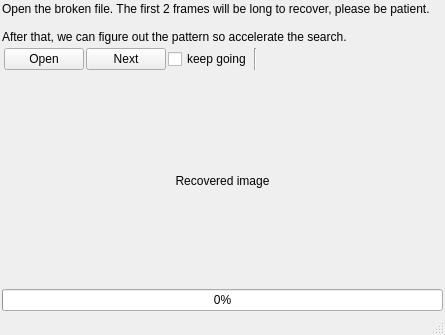
<?xml version="1.0" encoding="UTF-8"?>
<ui version="4.0">
 <class>RecoverMainWindow</class>
 <widget class="QMainWindow" name="RecoverMainWindow">
  <property name="geometry">
   <rect>
    <x>0</x>
    <y>0</y>
    <width>445</width>
    <height>335</height>
   </rect>
  </property>
  <property name="windowTitle">
   <string>Recover JPG from broken MJPEG movie</string>
  </property>
  <widget class="QWidget" name="centralWidget">
   <layout class="QVBoxLayout" name="verticalLayout">
    <property name="spacing">
     <number>2</number>
    </property>
    <property name="leftMargin">
     <number>2</number>
    </property>
    <property name="topMargin">
     <number>2</number>
    </property>
    <property name="rightMargin">
     <number>2</number>
    </property>
    <property name="bottomMargin">
     <number>2</number>
    </property>
    <item>
     <widget class="QLabel" name="helperLabel">
      <property name="text">
       <string>Open the broken file. The first 2 frames will be long to recover, please be patient. 

After that, we can figure out the pattern so accelerate the search.</string>
      </property>
      <property name="wordWrap">
       <bool>true</bool>
      </property>
     </widget>
    </item>
    <item>
     <widget class="QWidget" name="widget" native="true">
      <layout class="QHBoxLayout" name="horizontalLayout">
       <property name="spacing">
        <number>2</number>
       </property>
       <property name="leftMargin">
        <number>2</number>
       </property>
       <property name="topMargin">
        <number>2</number>
       </property>
       <property name="rightMargin">
        <number>2</number>
       </property>
       <property name="bottomMargin">
        <number>2</number>
       </property>
       <item>
        <widget class="QPushButton" name="openButton">
         <property name="text">
          <string>Open</string>
         </property>
        </widget>
       </item>
       <item>
        <widget class="QPushButton" name="stepButton">
         <property name="toolTip">
          <string>Find next image</string>
         </property>
         <property name="text">
          <string>Next</string>
         </property>
        </widget>
       </item>
       <item>
        <widget class="QCheckBox" name="goOnCheckBox">
         <property name="toolTip">
          <string>At each image found, search for next until the end of file</string>
         </property>
         <property name="text">
          <string>keep going</string>
         </property>
        </widget>
       </item>
       <item>
        <widget class="Line" name="line">
         <property name="orientation">
          <enum>Qt::Vertical</enum>
         </property>
        </widget>
       </item>
       <item>
        <widget class="QLabel" name="debugLabel">
         <property name="sizePolicy">
          <sizepolicy hsizetype="Expanding" vsizetype="Preferred">
           <horstretch>0</horstretch>
           <verstretch>0</verstretch>
          </sizepolicy>
         </property>
         <property name="text">
          <string/>
         </property>
        </widget>
       </item>
      </layout>
     </widget>
    </item>
    <item>
     <widget class="QLabel" name="imageLabel">
      <property name="sizePolicy">
       <sizepolicy hsizetype="Preferred" vsizetype="Expanding">
        <horstretch>0</horstretch>
        <verstretch>0</verstretch>
       </sizepolicy>
      </property>
      <property name="text">
       <string>Recovered image</string>
      </property>
      <property name="alignment">
       <set>Qt::AlignCenter</set>
      </property>
     </widget>
    </item>
    <item>
     <widget class="QProgressBar" name="progressBar">
      <property name="value">
       <number>0</number>
      </property>
     </widget>
    </item>
   </layout>
  </widget>
  <widget class="QStatusBar" name="statusBar"/>
 </widget>
 <layoutdefault spacing="6" margin="11"/>
 <resources/>
 <connections/>
</ui>
